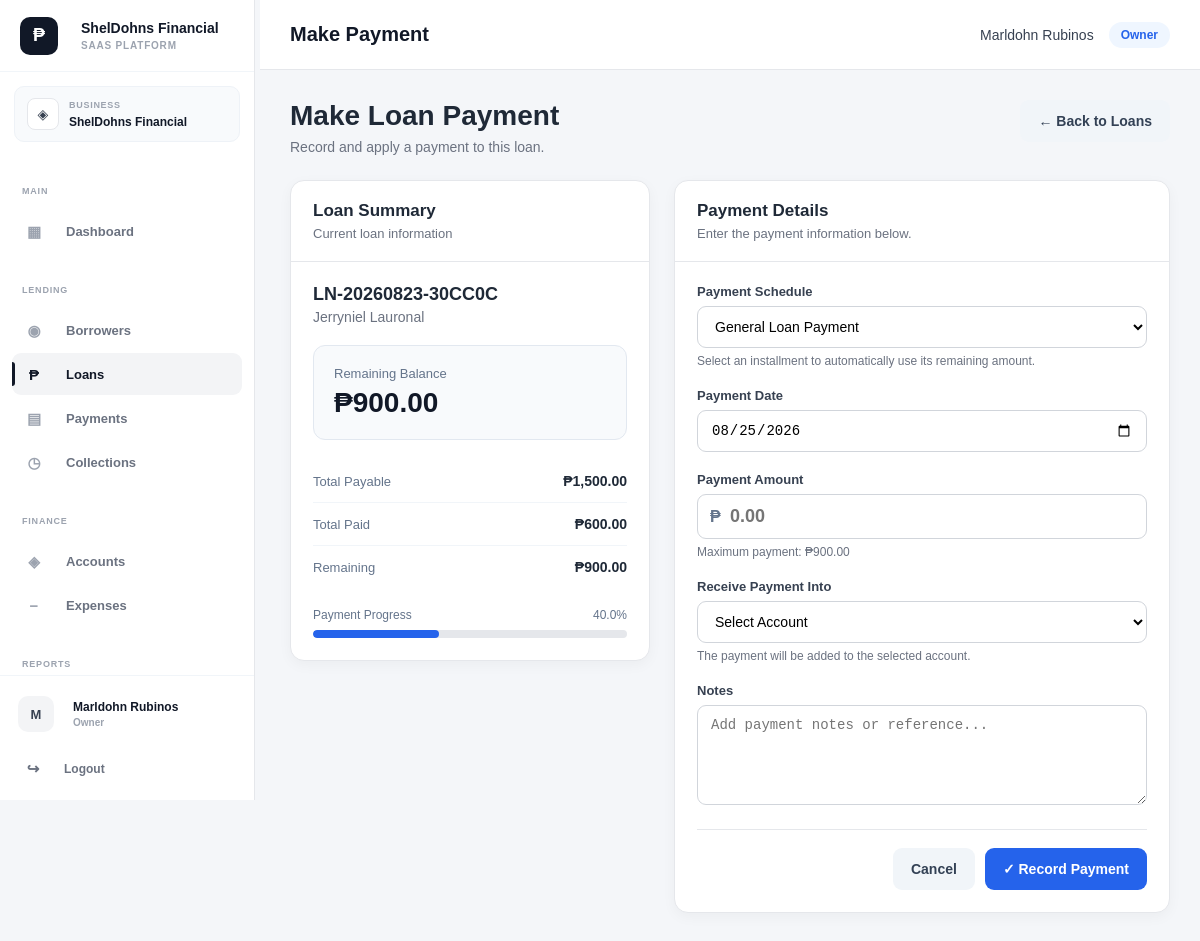
The app's page /public/index.php?url=loans/payment&id=7 (signed in) with its own data.
### tables this page shows
CREATE TABLE `loans` (
  `id` int(10) UNSIGNED NOT NULL,
  `business_id` bigint(20) UNSIGNED NOT NULL,
  `borrower_id` int(10) UNSIGNED NOT NULL,
  `account_id` int(10) UNSIGNED DEFAULT NULL,
  `category_id` int(10) UNSIGNED DEFAULT NULL,
  `loan_number` varchar(50) NOT NULL,
  `principal_amount` decimal(15,2) NOT NULL DEFAULT 0.00,
  `interest_rate` decimal(8,2) NOT NULL DEFAULT 0.00,
  `interest_type` enum('flat','reducing_balance') NOT NULL DEFAULT 'flat',
  `payment_type` enum('installment','full_payment') NOT NULL DEFAULT 'installment',
  `term` int(11) NOT NULL DEFAULT 1,
  `term_period` enum('days','weeks','months','years') NOT NULL DEFAULT 'months',
  `processing_fee` decimal(15,2) NOT NULL DEFAULT 0.00,
  `total_interest` decimal(15,2) NOT NULL DEFAULT 0.00,
  `total_payable` decimal(15,2) NOT NULL DEFAULT 0.00,
  `release_date` date DEFAULT NULL,
  `first_payment_date` date DEFAULT NULL,
  `status` enum('pending','approved','active','completed','overdue','cancelled','rejected') NOT NULL DEFAULT 'pending',
  `purpose` varchar(255) DEFAULT NULL,
  `notes` text DEFAULT NULL,
  `created_by` int(10) UNSIGNED DEFAULT NULL,
  `created_at` timestamp NOT NULL DEFAULT current_timestamp(),
  `updated_at` timestamp NOT NULL DEFAULT current_timestamp() ON UPDATE current_timestamp()
);

### app/views/loans/payment.php (the view, shortened to what the rows shown need)
<?php
$user = $user ?? Auth::user();
$tenantRole = $tenantRole ?? Auth::tenantRole();
$loanId = (int)(
    $loan['id']
    ?? 0
);
$loanName =
    $loan['loan_number']
    ?? ('Loan #' . $loanId);
$borrowerName =
    $loan['borrower_name']
    ?? 'Borrower';
$totalPayable =
    (float)(
        $loan['total_payable']
        ?? 0
    );
$totalPaid =
    (float)(
        $totalPaid
        ?? 0
    );
$remainingBalance =
    max(
        0,
        $totalPayable - $totalPaid
    );
$accounts =
    is_array($accounts ?? null)
        ? $accounts
        : [];
$today = date('Y-m-d');
$paymentPercentage = 0;
if ($totalPayable > 0) {
    $paymentPercentage =
        min(
            100,
            max(
                0,
                ($totalPaid / $totalPayable) * 100
            )
        );
}
?>
<!DOCTYPE html>
<html lang="en">
<head>
    <link
        rel="stylesheet"
        href="assets/css/style.css"
    >
</head>
<body>
<?php
require APP_PATH .
    '/views/layouts/sidebar.php';
?>
<div class="main-content">
    <nav class="navbar">
        <div class="page-title">
            Make Payment
        </div>
        <div class="user-info">
            <span class="user-name">
                <?= htmlspecialchars(
                    $user['full_name']
                    ?? $user['username']
                    ?? 'User'
                ) ?>
            </span>
            <span class="badge">
                <?= htmlspecialchars(
                    $tenantRole
                    ?? $user['role']
                    ?? 'User'
                ) ?>
            </span>
        </div>
    </nav>
    <div class="container">
        <div class="payment-page">
            <div class="payment-header">
                <div class="payment-header-content">
                    <h1>
                        Make Loan Payment
                    </h1>
                    <p>
                        Record and apply a payment to this loan.
                    </p>
                </div>
                <a
                    href="index.php?url=loans"
                    class="payment-btn payment-btn-secondary"
                >
                    ← Back to Loans
                </a>
            </div>
            <div class="payment-grid">
                <div class="payment-card loan-summary-card">
                    <div class="payment-card-header">
                        <h2>
                            Loan Summary
                        </h2>
                        <p>
                            Current loan information
                        </p>
                    </div>
                    <div class="payment-card-body">
                        <div class="loan-number">
                            <?= htmlspecialchars(
                                $loanName
                            ) ?>
                        </div>
                        <div class="loan-borrower">
                            <?= htmlspecialchars(
                                $borrowerName
                            ) ?>
                        </div>
                        <div class="balance-box">
                            <span class="balance-label">
                                Remaining Balance
                            </span>
                            <span class="balance-amount">
                                ₱<?= number_format(
                                    $remainingBalance,
                                    2
                                ) ?>
                            </span>
                        </div>
                        <div class="summary-list">
                            <div class="summary-row">
                                <span class="summary-label">
                                    Total Payable
                                </span>
                                <span class="summary-value">
                                    ₱<?= number_format(
                                        $totalPayable,
                                        2
                                    ) ?>
                                </span>
                            </div>
                            <div class="summary-row">
                                <span class="summary-label">
                                    Total Paid
                                </span>
                                <span class="summary-value">
                                    ₱<?= number_format(
                                        $totalPaid,
                                        2
                                    ) ?>
                                </span>
                            </div>
                            <div class="summary-row">
                                <span class="summary-label">
                                    Remaining
                                </span>
                                <span class="summary-value">
                                    ₱<?= number_format(
                                        $remainingBalance,
                                        2
                                    ) ?>
                                </span>
                            </div>
                        </div>
                        <div class="payment-progress">
                            <div class="payment-progress-header">
                                <span>
                                    Payment Progress
                                </span>
                                <span>
                                    <?= number_format(
                                        $paymentPercentage,
                                        1
                                    ) ?>%
                                </span>
                            </div>
                            <div class="payment-progress-bar">
                                <div
                                    class="payment-progress-fill"
                                    style="
                                        width:
                                        <?= $paymentPercentage ?>%;
                                    "
                                ></div>
                            </div>
                        </div>
                    </div>
                </div>
                <div class="payment-card">
                    <div class="payment-card-header">
                        <h2>
                            Payment Details
                        </h2>
                        <p>
                            Enter the payment information below.
                        </p>
                    </div>
                    <div class="payment-card-body">
                        <form
                            method="POST"
                            action="index.php?url=loans/payment/store"
                            id="paymentForm"
                        >
                            <div class="payment-form-group">
                                <label
                                    for="schedule_id"
                                >
                                    Payment Schedule
                                </label>
                                <select
                                    name="schedule_id"
                                    id="schedule_id"
                                >
                                    <option value="">
                                        General Loan Payment
                                    </option>
                                </select>
                                <small class="payment-help">
                                    Select an installment to
                                    automatically use its
                                    remaining amount.
                                </small>
                            </div>
                            <div class="payment-form-group">
                                <label
                                    for="payment_date"
                                >
                                    Payment Date
                                </label>
                                <input
                                    type="date"
                                    name="payment_date"
                                    id="payment_date"
                                    value="<?= htmlspecialchars(
                                        $today
                                    ) ?>"
                                    required
                                >
                            </div>
                            <div class="payment-form-group">
                                <label
                                    for="payment_amount"
                                >
                                    Payment Amount
                                </label>
                                <div class="amount-wrapper">
                                    <span class="amount-symbol">
                                    </span>
                                    <input
                                        type="number"
                                        name="amount"
                                        id="payment_amount"
                                        class="amount-input"
                                        min="0.01"
                                        max="<?= htmlspecialchars(
                                            number_format(
                                                $remainingBalance,
                                                2,
                                                '.',
                                                ''
                                            )
                                        ) ?>"
                                        step="0.01"
                                        placeholder="0.00"
                                        required
                                    >
                                </div>
                                <small class="payment-help">
                                    Maximum payment:
                                    ₱<?= number_format(
                                        $remainingBalance,
                                        2
                                    ) ?>
                                </small>
                            </div>
                            <div class="payment-form-group">
                                <label
                                    for="account_id"
                                >
                                    Receive Payment Into
                                </label>
                                <select
                                    name="account_id"
                                    id="account_id"
                                    required
                                    <?= empty($accounts)
                                        ? 'disabled'
                                        : '' ?>
                                >
                                    <option value="">
                                        Select Account
                                    </option>
                                </select>
                                <small class="payment-help">
                                    The payment will be added
                                    to the selected account.
                                </small>
                            </div>
                            <div class="payment-form-group">
                                <label
                                    for="notes"
                                >
                                    Notes
                                </label>
                                <textarea
                                    name="notes"
                                    id="notes"
                                    rows="4"
                                    placeholder="Add payment notes or reference..."
                                ></textarea>
                            </div>
                            <div class="payment-actions">
                                <a
                                    href="index.php?url=loans"
                                    class="payment-btn payment-btn-secondary"
                                >
                                    Cancel
                                </a>
                                <button
                                    type="submit"
                                    class="payment-btn payment-btn-primary"
                                    id="submitPayment"
                                    <?= (
                                        $remainingBalance <= 0
                                        ||
                                        empty($accounts)
                                    )
                                        ? 'disabled'
                                        : '' ?>
                                >
                                    ✓ Record Payment
                                </button>
                            </div>
                        </form>
                    </div>
                </div>
            </div>
        </div>
    </div>
</div>
</body>
</html>

### records on screen
loans: loan_number "LN-20260823-30CC0C", total_payable "900.00", total_payable "1,500.00", total_payable "40.0"

### other values on screen
$sidebarBrandName "ShelDohns Financial"
$sidebarBrandTagline "SAAS PLATFORM"
$business['name'] "ShelDohns Financial"
$avatarLetter "M"
$displayName "Marldohn Rubinos"
$displayRole "Owner"
$user['full_name'] "Marldohn Rubinos"
$tenantRole "Owner"
$borrowerName "Jerryniel Lauronal"
$totalPaid "600.00"
